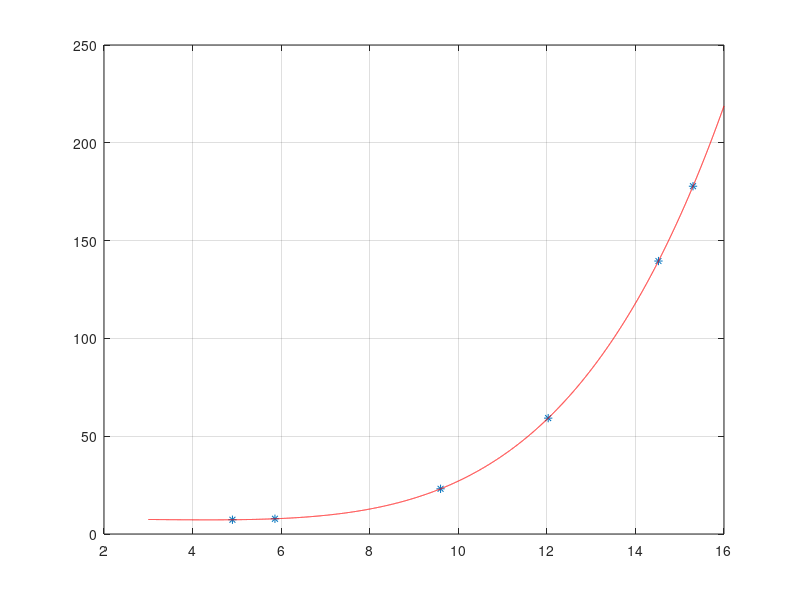

The MATLAB script that drew this image:
clc
%Данные
x = [4.9; 5.86; 9.6; 12.03; 14.52; 15.3]
y = [7.2879; 7.7919; 23.105; 59.2413; 139.5528; 177.8076]
plot(x,y,'*');
hold on;
grid on;
%полином 5 степени

%конечные разности
d1 = diff(y,1)
d2 = diff(y,2)
d3 = diff(y,3)
d4 = diff(y,4)

%определитель вандермонда
W = vander(x);
disp("определитель вандермонда");
det(W)

%коэффициенты полинома
a = inv(W)*y
xi = 3:0.001:16;
yk = a(1)*xi.^5 + a(2)*xi.^4 + a(3)*xi.^3 + a(4)*xi.^2 + a(5)*xi + a(6);

%интерполяция сплайнами
x = [4.9 5.86 9.6 12.03 14.52 15.3];
y = [7.2879 7.7919 23.105 59.2413 139.5528 177.8076];
xx1 = 3:.25:16;
yy1 = spline(x,y,xx1);

%значение функции в точках, данных в задании
x2 = 9.72
x3 = 13.94
y3 = a(1)*x3.^5 + a(2)*x3.^4 + a(3)*x3.^3 + a(4)*x3.^2 + a(5)*x3 + a(6)
x4 = 7.49
y4 = a(1)*x4.^5 + a(2)*x4.^4 + a(3)*x4.^3 + a(4)*x4.^2 + a(5)*x4 + a(6)

%стандартные операторы матлаб
disp("коэффициенты полинома:");
kopo = polyfit(x,y,5)
x1 = 3:0.001:16;
y1 = kopo(1)*x1.^4 + kopo(2)*x1.^3 + kopo(3)*x1.^2 + kopo(4)*x1 + kopo(5);
yf = polyval(kopo, x1);
plot(x1,yf,'Color','r');

pogreshn=(y(1)-(a(1)*x(1).^5 + a(2)*x(1).^4 + a(3)*x(1).^3 + a(4)*x(1).^2 + a(5)*x(1) + a(6)).^2).^(1/2)
